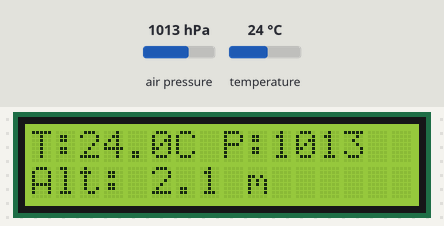
This sketch was run on a simulated ESP32. On the bench: 16×2 character LCD. Inputs (shaded band) come from the test bench; at power-on: air pressure 1013 hPa, temperature 24 °C. What the sketch prints to the serial monitor is not drawn.

Above: at 3.2 s.
3.3 s: air pressure set to 952 hPa
At 5.3 s:
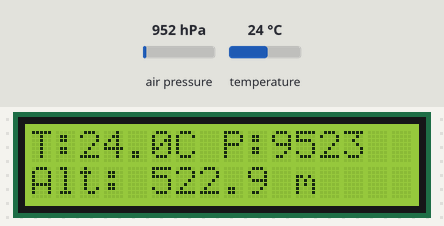
5.6 s: temperature set to 12 °C
At 6.8 s:
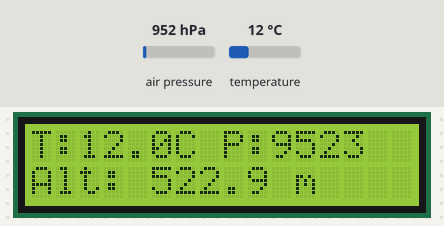
7.6 s: air pressure set to 975 hPa
At 9.3 s:
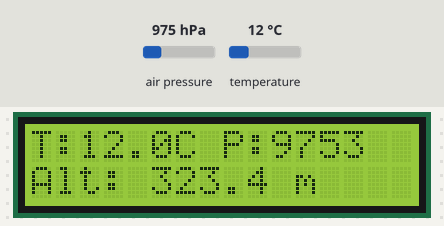
9.6 s: temperature set to 19 °C
At 10.7 s:
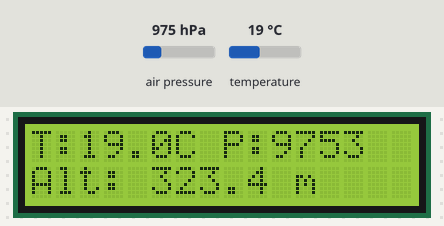
Timing chart, 0 to 12.6 s (numbered marks = the images above; inputs shaded):
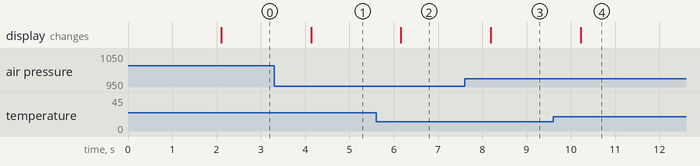

The sketch:

SendingDatatoLCD.ino
```cpp
#include <Wire.h>
#include <Adafruit_Sensor.h>
#include <Adafruit_BMP280.h>
#include <LiquidCrystal_I2C.h>

#define BMP_SCK  (13)
#define BMP_MISO (12)
#define BMP_MOSI (11)
#define BMP_CS   (10)
// Set LCD I2C address (try 0x27 or 0x3F if it doesn't work)
LiquidCrystal_I2C lcd(0x27, 16, 2);
#define SDA_PIN 21 // need to defind the sda pin for lcd
#define SCL_PIN 22 // need to defind the scl (serial clock) for lcd

// BMP280 I2C address (try 0x76 or 0x77)
Adafruit_BMP280 bmp;

void setup() {
  Serial.begin(115200);
	// initialize the LCD
	Wire.setPins(21, 22);
	Wire.begin();
	lcd.begin();
  lcd.backlight();

  unsigned status;
  status = bmp.begin(0x76);

  // Initialize BMP280
  if (!status) {
    lcd.setCursor(0, 0);
    lcd.print("BMP280 Error!");
    while (1);
  }

  /* Default settings from datasheet. */
  bmp.setSampling(Adafruit_BMP280::MODE_NORMAL,     /* Operating Mode. */
                  Adafruit_BMP280::SAMPLING_X2,     /* Temp. oversampling */
                  Adafruit_BMP280::SAMPLING_X16,    /* Pressure oversampling */
                  Adafruit_BMP280::FILTER_X16,      /* Filtering. */
                  Adafruit_BMP280::STANDBY_MS_500); /* Standby time. */

  lcd.setCursor(0, 0);
  lcd.print("BMP280 + ESP32");
  delay(2000);
  lcd.clear();
}

void loop() {
  float temperature = bmp.readTemperature();       // in °C
  float pressure    = bmp.readPressure() / 100.0F; // in hPa
  float altitude    = bmp.readAltitude(1013.25);   // in meters

  // Row 0: Temperature
  lcd.setCursor(0, 0);
  lcd.print("T:");
  lcd.print(temperature, 1);
  lcd.print("C P:");
  lcd.print(pressure, 0);

  // Row 1: Altitude
  lcd.setCursor(0, 1);
  lcd.print("Alt: ");
  lcd.print(altitude, 1);
  lcd.print(" m");

  Serial.print("Temp: "); Serial.println(temperature);
  Serial.print("Pres: "); Serial.println(pressure);

  delay(2000);
}
```

Measured:
- after the input at 3.3 s, the display: changes after 0.83 s (image 1)
- after the input at 5.6 s, the display: changes after 0.56 s (image 2)
- after the input at 7.6 s, the display: changes after 0.59 s (image 3)
- after the input at 9.6 s, the display: changes after 0.62 s (image 4)
